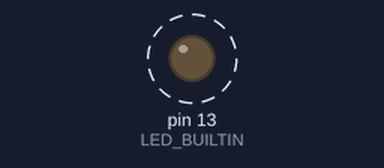
The sketch below on a simulated Arduino Uno, built with avr-gcc and run on an emulated ATmega328P. Parts: output pins drawn as LEDs (lit = HIGH). Dashed ring = blinking.

Above: at 0.5 s.
Timing chart, 0 to 3.0 s (numbered marks = the images above):
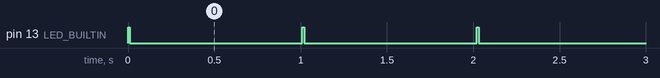

The sketch:

volatile.ino
```cpp
/*
void setup(){
  pinMode(LED_BUILTIN,OUTPUT);
}
void mydelay(){
  for(volatile long i=0; i< ???; i++){
  }
}
void loop(){
  digitalWrite(LED_BUILTIN, HIGH);
  mydelay();
  delay(10);
  digitalWrite(LED_BUILTIN, LOW);
  delay(1000);
}
*/

// the setup function runs once when you press reset or power the board
void setup(){
  pinMode(LED_BUILTIN,OUTPUT);
}
void mydelay(){
  for(long i=0; i<400000; i++){
  }
}
void loop(){
  digitalWrite(LED_BUILTIN, HIGH);
  mydelay();
  delay(10);
  digitalWrite(LED_BUILTIN, LOW);
  delay(1000);
}
```

Measured:
- by itself, pin 13 (LED_BUILTIN): alternates HIGH for 0.01 s and LOW for 1.0 s
